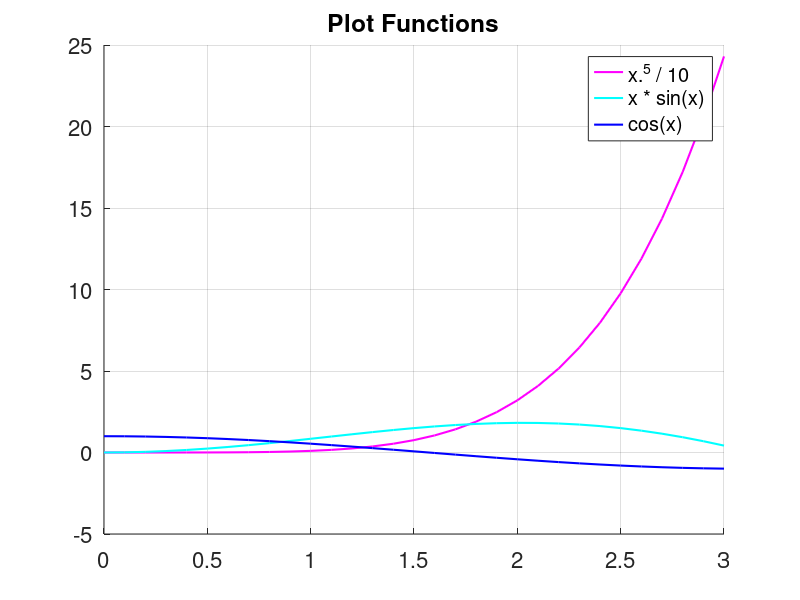

The MATLAB script that drew this image:
x = 0:0.1:3
f1 = x.^5 / 10
f2 = x .* sin(x)
f3 = cos(x)
hold on;
plot(x, f1, 'm-', 'linewidth', 1.5)
hold on;
plot(x, f2, 'c-', 'linewidth', 1.5)
hold on;
plot(x, f3, 'b-', 'linewidth', 1.5)
hold off;
grid on;
title('Plot Functions');
set(gca, 'fontsize', 16);
legend('x.^5 / 10', 'x * sin(x)', 'cos(x)')